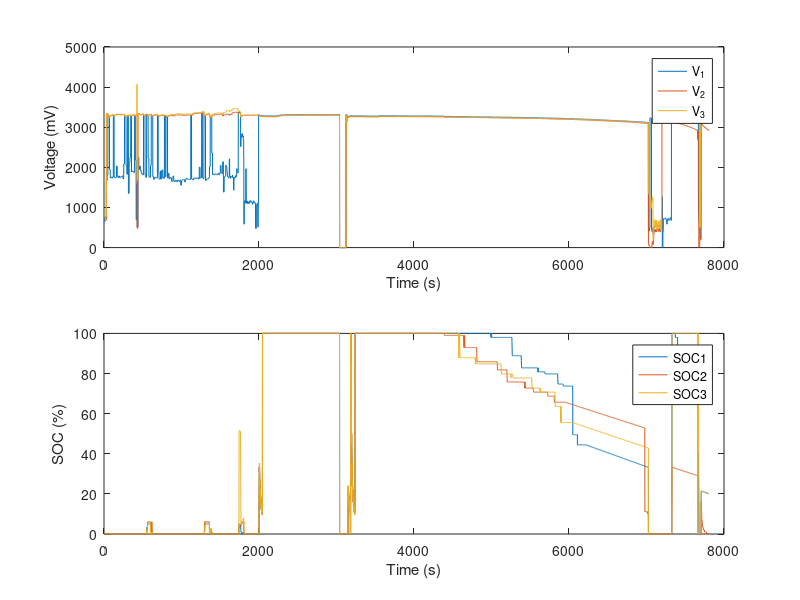

Write the MATLAB code that produced this figure.
clear; close all;

% import = readmatrix('DIAGNOSE2.CSV');
load('DIAGNOSE2.mat');

%%

V_1 = import(:,2);
V_2 = import(:,3);
V_3 = import(:,4);

SOC1 = import(:,5);
SOC2 = import(:,6);
SOC3 = import(:,7);

figure(1);

subplot(2,1,1);
plot(V_1); hold on;
plot(V_2); hold on;
plot(V_3);
ylabel('Voltage (mV)');
xlabel('Time (s)');
legend('V_1','V_2','V_3');

subplot(2,1,2);
plot(SOC1); hold on;
plot(SOC2); hold on;
plot(SOC3);
ylabel('SOC (%)');
xlabel('Time (s)');
legend('SOC1','SOC2','SOC3');